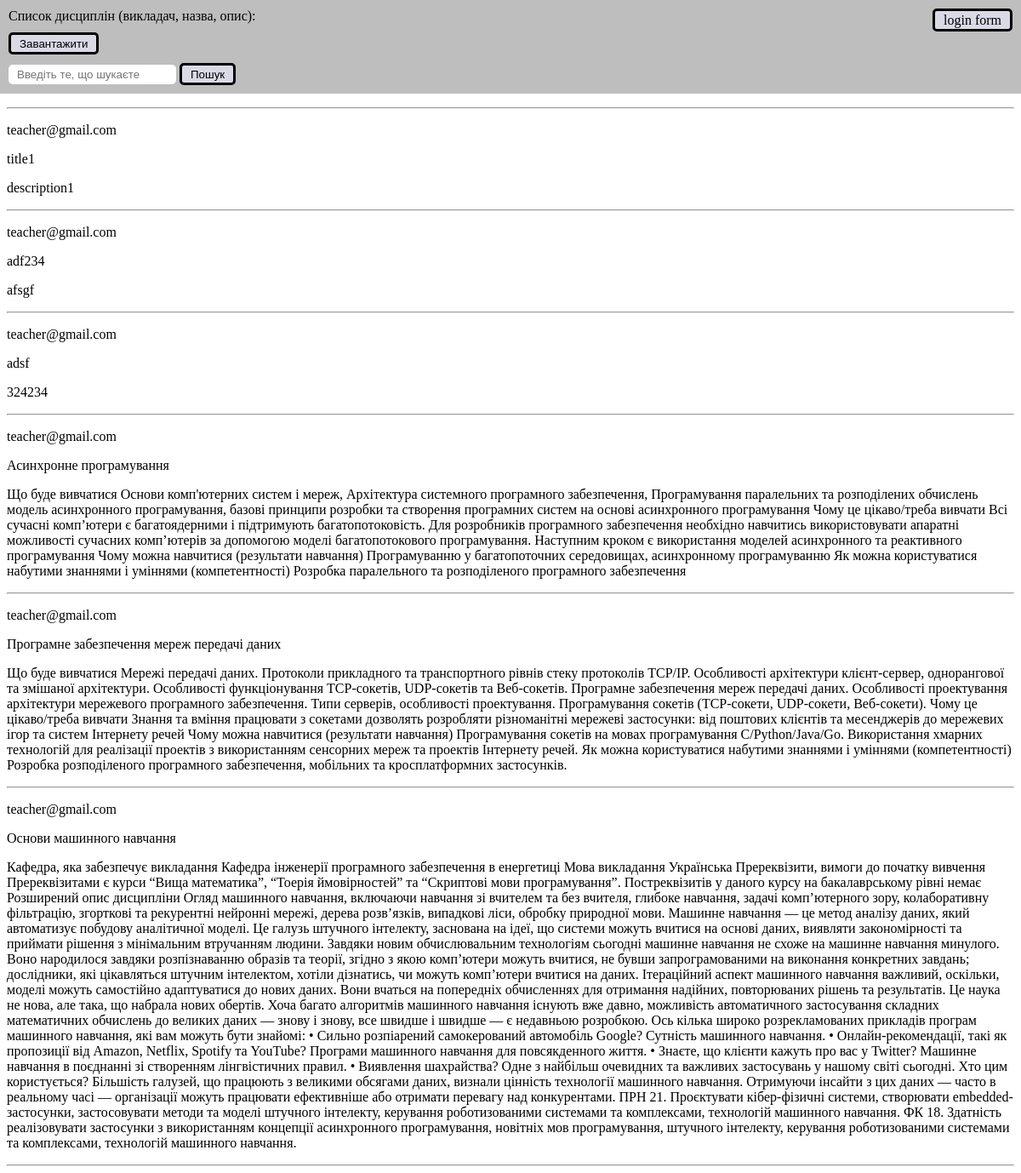
Before: / with the older database file.
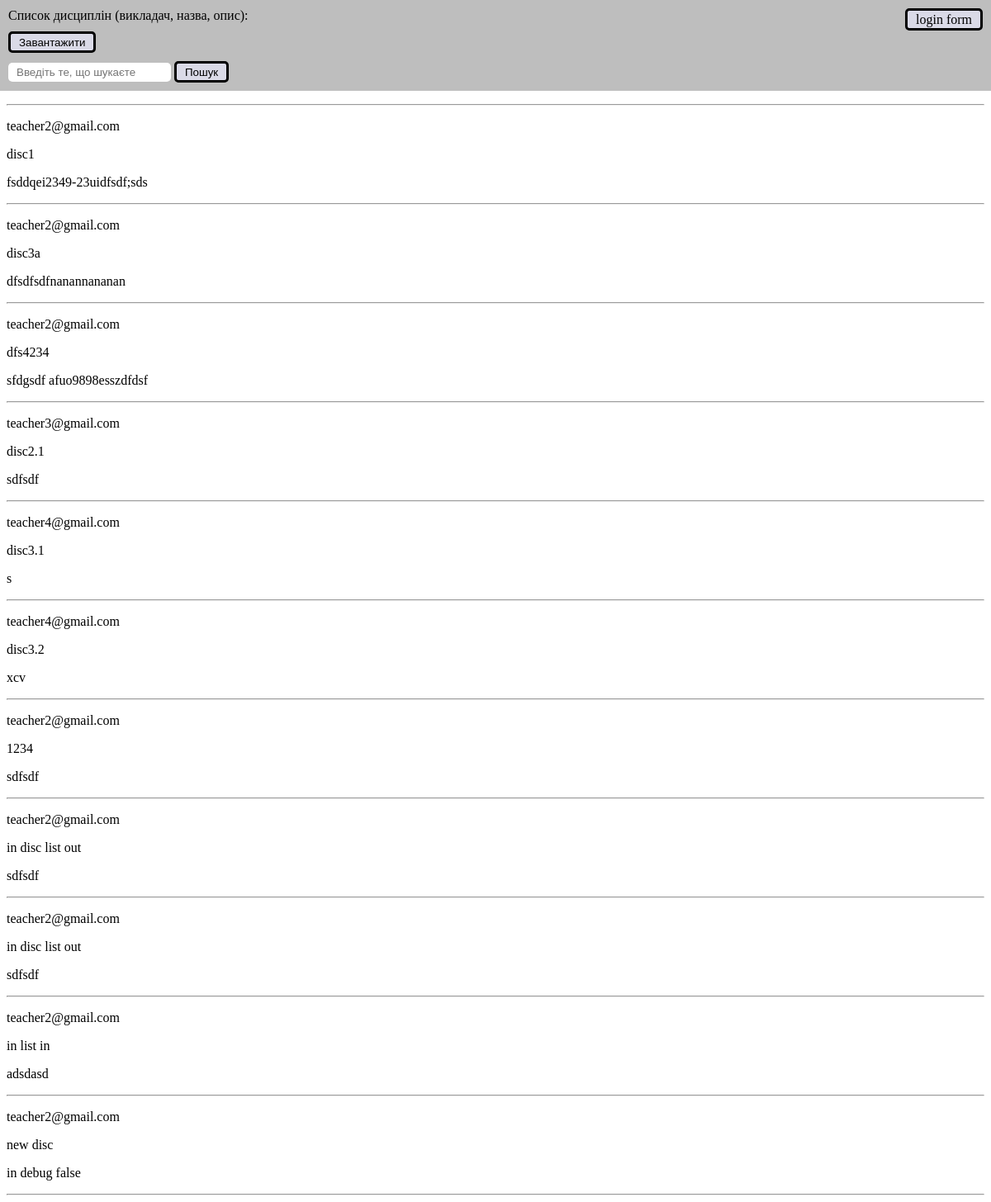
After: the same page with the newer database file.
### main/models.py (models this page shows, shortened)
class Discipline(models.Model):
    title = models.CharField(max_length=255)
    description = models.CharField(max_length=500)
    created_date = models.DateTimeField(auto_now_add=True)
    teacher = models.ForeignKey(Teacher, on_delete=models.CASCADE)
    is_approved = models.BooleanField(default=False)
    admin = models.ForeignKey(User, on_delete=models.CASCADE)

class Teacher(models.Model):
    email = models.CharField(max_length=255, unique=True)
    password = models.CharField(max_length=128)
    def __str__(self):
        return self.email

### main/views.py (the view)
# urls.py: path("", views.index, name="index"),
@csrf_exempt
def index(request):
    disciplines = Discipline.objects.filter(is_approved=True)
    if request.method == "POST":
        return download(disciplines)
    return render(request, "index.html", {"disciplines": disciplines})

### main/templates/index.html (shortened to what this page needs)
{% extends 'base.html' %}
{% load static %}
{% block style %}
    <link rel="stylesheet" href="{% static 'css/index.css' %}">
{% endblock %}
{% block content %}
    <header>
        <div>
            <p class="text_discipline">Список дисциплін (викладач, назва, опис):</p>
            <form method="POST">
                <button type="submit" class="download">Завантажити</button>
            </form>
            <input type="text" id="input_search" placeholder="Введіть те, що шукаєте">
            <button id="search">Пошук</button>
        </div>
        <div class="login">
             <a href="{% url 'login' %}">login form</a>
        </div>
    </header>
    <hr>
    <div id="disciplines_container">
        {% if disciplines %}
            {% for discipline in disciplines %}
                <div>
                    <p>{{ discipline.teacher }}</p>
                    <p>{{ discipline.title }}</p>
                    <p>{{ discipline.description }}</p>
                </div>
                <hr>
            {% endfor %}
        {% endif %}
    </div>
{% endblock %}

Changed rows visible on the page:
removed Discipline: teacher "teacher@gmail.com", title "title1", description "description1"
no longer on this page (row edited): Discipline: teacher "teacher@gmail.com", title "adf234", description "afsgf"
removed Discipline: teacher "teacher@gmail.com", title "adsf", description "324234"
removed Discipline: teacher "teacher@gmail.com", title "Асинхронне програмування", description "Що буде вивчатися Основи комп'ютерних систем і мереж, Архітектура системного програмного забезпечення, Програмування паралельних та розподілених обчислень модель асинхронного програмування, базові принципи розробки та створення програмних систем на основі асинхронного програмування Чому це цікаво/треба вивчати Всі сучасні комп’ютери є багатоядерними і підтримують багатопотоковість. Для розробників програмного забезпечення необхідно навчитись використовувати апаратні можливості сучасних комп’ютерів за допомогою моделі багатопотокового програмування. Наступним кроком є використання моделей асинхронного та реактивного програмування Чому можна навчитися (результати навчання) Програмуванню у…"
removed Discipline: teacher "teacher@gmail.com", title "Програмне забезпечення мереж передачі даних", description "Що буде вивчатися Мережі передачі даних. Протоколи прикладного та транспортного рівнів стеку протоколів TCP/IP. Особливості архітектури клієнт-сервер, однорангової та змішаної архітектури. Особливості функціонування TCP-сокетів, UDP-сокетів та Веб-сокетів. Програмне забезпечення мереж передачі даних. Особливості проектування архітектури мережевого програмного забезпечення. Типи серверів, особливості проектування. Програмування сокетів (TCP-сокети, UDP-сокети, Веб-сокети). Чому це цікаво/треба вивчати Знання та вміння працювати з сокетами дозволять розробляти різноманітні мережеві застосунки: від поштових клієнтів та месенджерів до мережевих ігор та систем Інтернету речей Чому можна…"
removed Discipline: teacher "teacher@gmail.com", title "Основи машинного навчання", description "Кафедра, яка забезпечує викладання Кафедра інженерії програмного забезпечення в енергетиці Мова викладання Українська Пререквізити, вимоги до початку вивчення Пререквізитами є курси “Вища математика”, “Тоерія ймовірностей” та “Скриптові мови програмування”. Постреквізитів у даного курсу на бакалаврському рівні немає Розширений опис дисципліни Огляд машинного навчання, включаючи навчання зі вчителем та без вчителя, глибоке навчання, задачі комп’ютерного зору, колаборативну фільтрацію, згорткові та рекурентні нейронні мережі, дерева розв’язків, випадкові ліси, обробку природної мови. Машинне навчання — це метод аналізу даних, який автоматизує побудову аналітичної моделі. Це галузь штучного…"
added Discipline: teacher "teacher2@gmail.com", title "disc1", description "fsddqei2349-23uidfsdf;sds"
added Discipline: teacher "teacher2@gmail.com", title "disc3a", description "dfsdfsdfnanannananan"
added Discipline: teacher "teacher2@gmail.com", title "dfs4234", description "sfdgsdf afuo9898esszdfdsf"
added Discipline: teacher "teacher3@gmail.com", title "disc2.1", description "sdfsdf"
added Discipline: teacher "teacher4@gmail.com", title "disc3.1", description "s"
added Discipline: teacher "teacher4@gmail.com", title "disc3.2", description "xcv"
added Discipline: teacher "teacher2@gmail.com", title "1234", description "sdfsdf"
added Discipline: teacher "teacher2@gmail.com", title "in disc list out", description "sdfsdf"
added Discipline: teacher "teacher2@gmail.com", title "in disc list out", description "sdfsdf"
added Discipline: teacher "teacher2@gmail.com", title "in list in", description "adsdasd"
added Discipline: teacher "teacher2@gmail.com", title "new disc", description "in debug false"
